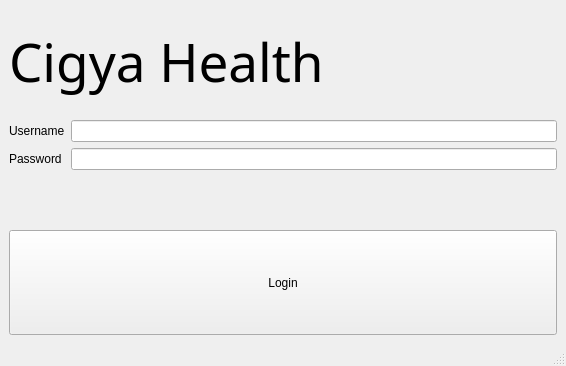
<?xml version="1.0" encoding="UTF-8"?>
<ui version="4.0">
 <class>MainWindow</class>
 <widget class="QMainWindow" name="MainWindow">
  <property name="geometry">
   <rect>
    <x>0</x>
    <y>0</y>
    <width>566</width>
    <height>366</height>
   </rect>
  </property>
  <property name="windowTitle">
   <string>MainWindow</string>
  </property>
  <widget class="QWidget" name="loginwidget">
   <property name="enabled">
    <bool>true</bool>
   </property>
   <property name="autoFillBackground">
    <bool>false</bool>
   </property>
   <layout class="QGridLayout" name="gridLayout">
    <item row="3" column="0">
     <layout class="QFormLayout" name="loginForm">
      <property name="sizeConstraint">
       <enum>QLayout::SetMinimumSize</enum>
      </property>
      <item row="0" column="0">
       <widget class="QLabel" name="usernameLbl">
        <property name="text">
         <string>Username</string>
        </property>
       </widget>
      </item>
      <item row="0" column="1">
       <widget class="QLineEdit" name="usernameInput">
        <property name="readOnly">
         <bool>false</bool>
        </property>
       </widget>
      </item>
      <item row="1" column="0">
       <widget class="QLabel" name="passwordLbl">
        <property name="text">
         <string>Password</string>
        </property>
       </widget>
      </item>
      <item row="1" column="1">
       <widget class="QLineEdit" name="passwordInput"/>
      </item>
     </layout>
    </item>
    <item row="4" column="0">
     <widget class="QPushButton" name="loginBtn">
      <property name="sizePolicy">
       <sizepolicy hsizetype="Minimum" vsizetype="Preferred">
        <horstretch>0</horstretch>
        <verstretch>0</verstretch>
       </sizepolicy>
      </property>
      <property name="text">
       <string>Login</string>
      </property>
     </widget>
    </item>
    <item row="0" column="0">
     <widget class="QLabel" name="title">
      <property name="font">
       <font>
        <family>Segoe Print</family>
        <pointsize>40</pointsize>
       </font>
      </property>
      <property name="text">
       <string>Cigya Health</string>
      </property>
     </widget>
    </item>
   </layout>
  </widget>
  <widget class="QStatusBar" name="statusbar"/>
  <action name="actionHelp">
   <property name="text">
    <string>Help Page</string>
   </property>
  </action>
  <action name="actionAdministrator_Login">
   <property name="enabled">
    <bool>true</bool>
   </property>
   <property name="text">
    <string>User Management</string>
   </property>
  </action>
  <action name="actionER">
   <property name="text">
    <string>Electronic Patient Record</string>
   </property>
  </action>
  <action name="actionSCHED">
   <property name="text">
    <string>Physician Scheduler</string>
   </property>
  </action>
  <action name="actionLT">
   <property name="text">
    <string>Lab Order Tracking</string>
   </property>
  </action>
  <action name="actionPT">
   <property name="text">
    <string>Pharmacy Order Tracking</string>
   </property>
  </action>
  <action name="actionIB">
   <property name="text">
    <string>Insurance Billing</string>
   </property>
  </action>
  <action name="actionEQ">
   <property name="text">
    <string>Equipment Inventory and Maintenance</string>
   </property>
  </action>
  <action name="actionExit">
   <property name="text">
    <string>Exit</string>
   </property>
  </action>
 </widget>
 <resources/>
 <connections/>
</ui>
